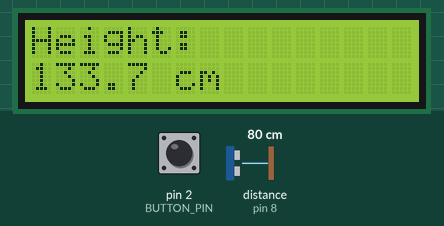
This sketch was run on a simulated Arduino Uno, built with avr-gcc and run on an emulated ATmega328P. On the bench: 16×2 character LCD. Wiring (inferred from the names in the program): ultrasonic range finder: trigger pin 9; echo pin 8. Inputs (shaded band) come from the test bench; at power-on: pin 2 (BUTTON_PIN) HIGH, distance to the obstacle (sensor on pin 8) 80 cm. The echo pulse lasts 58.3 µs per cm; what the sketch prints to the serial monitor is not drawn.

Above: at 5.3 s.
5.4 s: pin 2 (BUTTON_PIN) pulled LOW for 1 s
At 7.7 s:
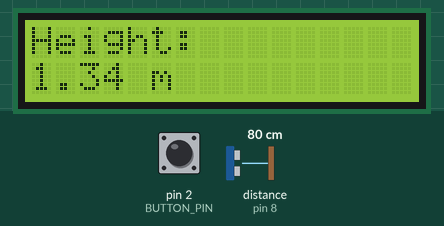
8.0 s: distance to the obstacle (sensor on pin 8) set to 250 cm
At 9.5 s:
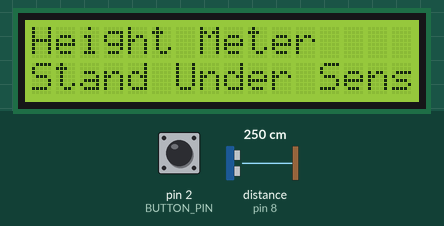
9.8 s: distance to the obstacle (sensor on pin 8) set to 2 cm
At 11.2 s:
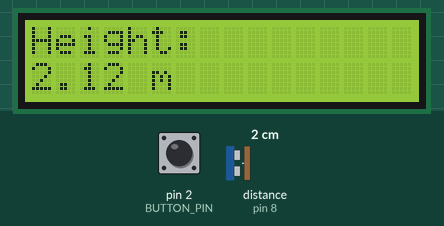
11.5 s: pin 2 (BUTTON_PIN) pulled LOW for 0.4 s
At 12.8 s:
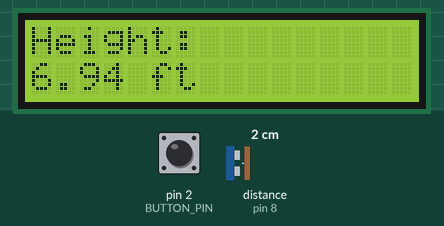
13.4 s: distance to the obstacle (sensor on pin 8) set to 299 cm
At 14.3 s:
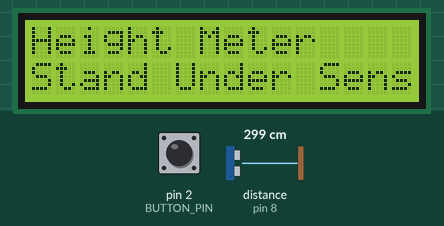
16.4 s: pin 2 (BUTTON_PIN) driven LOW
Timing chart, 0 to 19.4 s (numbered marks = the images above; inputs shaded):
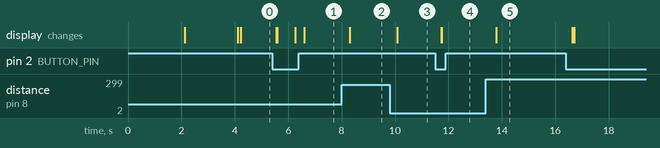

Measured:
- after the input at 5.4 s, the display: first changes after 0.14 s (image 1 shows a later state)
- after the input at 8.0 s, the display: changes after 0.31 s (image 2)
- after the input at 9.8 s, the display: changes after 0.29 s (image 3)
- after the input at 11.5 s, the display: first changes after 0.22 s (image 4 shows a later state)
- after the input at 13.4 s, the display: changes after 0.39 s (image 5)

The sketch:

Ultrasonic_Height_Meter.ino
```cpp
/*
  ==========================================================
       ELECTROSURGEON - ULTRASONIC HEIGHT METER
  ==========================================================

  Project Description:
  This project measures a person's height using an HC-SR04
  ultrasonic sensor mounted at a fixed height of 7 feet.

  The Arduino UNO calculates the person's height by
  subtracting the measured distance from the sensor's
  mounting height.

  Height is displayed on a 16x2 I2C LCD in:
    1. Centimeters (cm)
    2. Meters (m)
    3. Feet (ft)

  A push button switches between the measurement units.
  The Serial Monitor also displays the calculated height.

  Developed by: ElectroSurgeon
  Creator: Md Mizanur Rahman

  Components Required:
    - Arduino UNO
    - HC-SR04 Ultrasonic Sensor
    - 16x2 I2C LCD (address 0x27)
    - Push Button
    - Jumper Wires
    - USB Cable / 5V Power Supply

  Pin Connections:
    HC-SR04 TRIG -> D9
    HC-SR04 ECHO -> D8
    Push Button  -> D2 and GND
    LCD SDA      -> A4
    LCD SCL      -> A5
    LCD VCC      -> 5V
    LCD GND      -> GND

  Required Library:
    LiquidCrystal_I2C

  Sensor mounting height: 213.36 cm (7 feet)
  ==========================================================
*/

#include <Wire.h>
#include <LiquidCrystal_I2C.h>

// ---------------- LCD CONFIGURATION ----------------

LiquidCrystal_I2C lcd(0x27, 16, 2);

// If your LCD uses address 0x3F, change 0x27 to 0x3F.

// ---------------- HC-SR04 CONFIGURATION ----------------

#define TRIG_PIN 9
#define ECHO_PIN 8

// ---------------- BUTTON CONFIGURATION ----------------

#define BUTTON_PIN 2

// ---------------- SENSOR MOUNTING HEIGHT ----------------

// 7 feet = 213.36 cm
const float SENSOR_HEIGHT_CM = 213.36;

// ---------------- MEASUREMENT UNITS ----------------

// 0 = Centimeters
// 1 = Meters
// 2 = Feet

byte unitMode = 0;

bool lastButtonState = HIGH;
unsigned long lastButtonTime = 0;

const unsigned long DEBOUNCE_MS = 50;

// ---------------- SETUP ----------------

void setup() {
  pinMode(TRIG_PIN, OUTPUT);
  pinMode(ECHO_PIN, INPUT);
  pinMode(BUTTON_PIN, INPUT_PULLUP);

  digitalWrite(TRIG_PIN, LOW);

  Serial.begin(9600);

  lcd.init();
  lcd.backlight();

  lcd.clear();
  lcd.setCursor(0, 0);
  lcd.print("HEIGHT METER");

  lcd.setCursor(0, 1);
  lcd.print("Starting...");

  delay(2000);

  lcd.clear();
  lcd.setCursor(0, 0);
  lcd.print("Developed By");

  lcd.setCursor(0, 1);
  lcd.print("ELECTRO_SURGEON");

  delay(2000);
  lcd.clear();

  Serial.println("================================");
  Serial.println(" ELECTROSURGEON HEIGHT METER");
  Serial.println(" Sensor Height: 213.36 cm");
  Serial.println("================================");
}

// ---------------- MAIN LOOP ----------------

void loop() {

  // -------- PUSH BUTTON / UNIT SELECTION --------

  bool currentButtonState = digitalRead(BUTTON_PIN);

  if (lastButtonState == HIGH &&
      currentButtonState == LOW &&
      millis() - lastButtonTime >= DEBOUNCE_MS) {

    unitMode++;

    if (unitMode > 2) {
      unitMode = 0;
    }

    lastButtonTime = millis();

    lcd.clear();

    Serial.print("Unit changed to: ");

    if (unitMode == 0) {
      Serial.println("Centimeters");
    } else if (unitMode == 1) {
      Serial.println("Meters");
    } else {
      Serial.println("Feet");
    }
  }

  lastButtonState = currentButtonState;

  // -------- ULTRASONIC DISTANCE MEASUREMENT --------

  digitalWrite(TRIG_PIN, LOW);
  delayMicroseconds(2);

  digitalWrite(TRIG_PIN, HIGH);
  delayMicroseconds(10);

  digitalWrite(TRIG_PIN, LOW);

  // Timeout after 30 milliseconds
  unsigned long duration = pulseIn(ECHO_PIN, HIGH, 30000UL);

  // -------- VALIDATE SENSOR READING --------

  if (duration == 0) {
    showInvalidReading("No Echo Detected");
    delay(300);
    return;
  }

  // Distance in centimeters
  float distanceCM = duration * 0.0343f / 2.0f;

  // -------- CALCULATE PERSON'S HEIGHT --------

  float heightCM = SENSOR_HEIGHT_CM - distanceCM;

  // Accept measurements between 50 cm and sensor height
  if (distanceCM <= 0 ||
      distanceCM > SENSOR_HEIGHT_CM ||
      heightCM < 50.0f) {

    showInvalidReading("Stand Under Sensor");
    delay(300);
    return;
  }

  // -------- DISPLAY HEIGHT IN SELECTED UNIT --------

  lcd.setCursor(0, 0);
  lcd.print("Height:         ");

  lcd.setCursor(0, 1);

  Serial.print("Height = ");

  if (unitMode == 0) {

    lcd.print(heightCM, 1);
    lcd.print(" cm          ");

    Serial.print(heightCM, 1);
    Serial.println(" cm");

  } else if (unitMode == 1) {

    float heightMeter = heightCM / 100.0f;

    lcd.print(heightMeter, 2);
    lcd.print(" m           ");

    Serial.print(heightMeter, 2);
    Serial.println(" meter");

  } else {

    float heightFeet = heightCM / 30.48f;

    lcd.print(heightFeet, 2);
    lcd.print(" ft          ");

    Serial.print(heightFeet, 2);
    Serial.println(" feet");
  }

  delay(300);
}

// ---------------- INVALID READING MESSAGE ----------------

void showInvalidReading(const char* message) {
  lcd.setCursor(0, 0);
  lcd.print("Height Meter    ");

  lcd.setCursor(0, 1);
  lcd.print("                ");
  lcd.setCursor(0, 1);

  // Keep the message within the 16-character LCD width.
  for (byte i = 0; i < 16 && message[i] != '\0'; i++) {
    lcd.print(message[i]);
  }

  Serial.println("No valid person detected");
}
```
